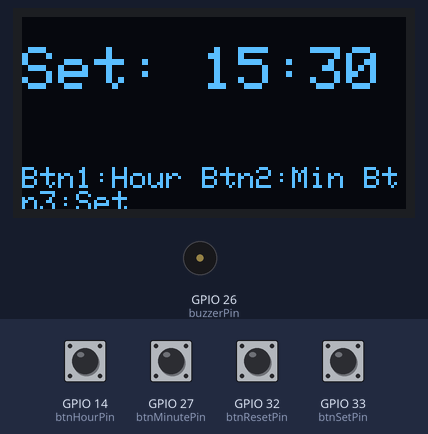
This sketch was run on a simulated ESP32. On the bench: 128×64 one-colour display, buzzer (waves = sounding, pin HIGH). Inputs (shaded band) come from the test bench; at power-on: GPIO 14 (btnHourPin), GPIO 27 (btnMinutePin), GPIO 32 (btnResetPin), GPIO 33 (btnSetPin) HIGH. The local clock reads 2024-03-15 10:24:30 at power-on unless the sketch sets it.

Above: at 2.9 s.
3.0 s: GPIO 33 (btnSetPin) pulled LOW for 0.15 s
At 4.3 s:
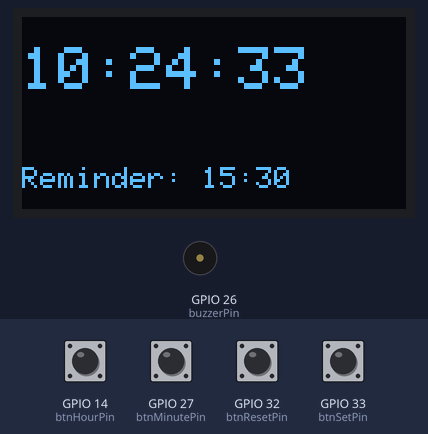
6.1 s: GPIO 32 (btnResetPin) pulled LOW for 1 s
At 7.4 s:
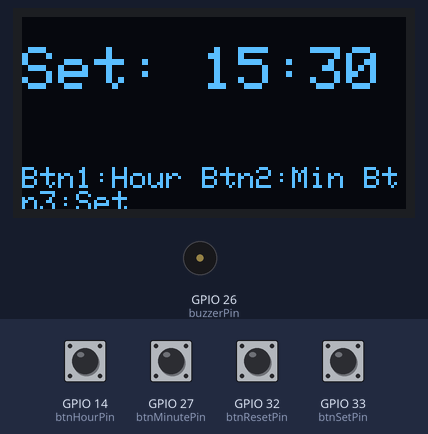
8.6 s: GPIO 14 (btnHourPin) pulled LOW for 1 s
At 11.1 s:
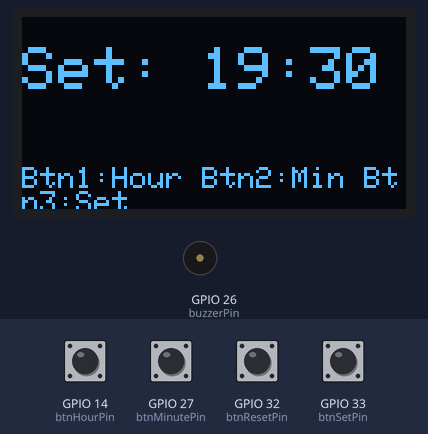
11.4 s: GPIO 27 (btnMinutePin) pulled LOW for 0.15 s
At 12.6 s:
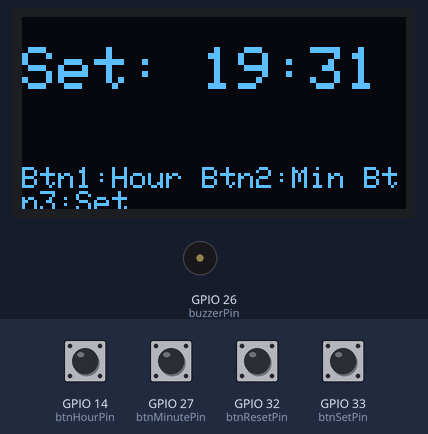
13.2 s: GPIO 14 (btnHourPin) pulled LOW for 0.15 s
At 14.7 s:
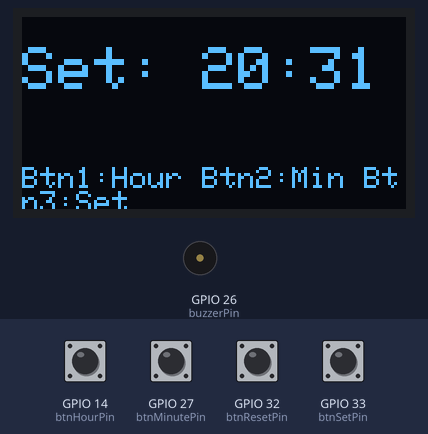
15.0 s: GPIO 27 (btnMinutePin) pulled LOW for 1 s
At 17.6 s:
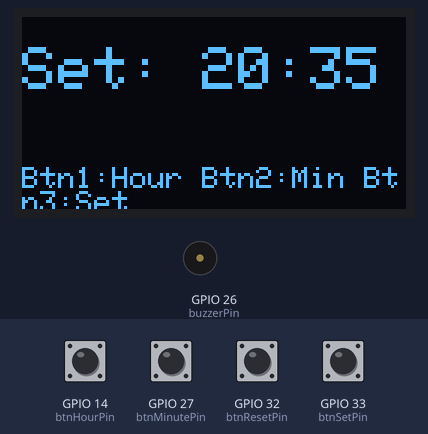
Timing chart, 0 to 18.5 s (numbered marks = the images above; inputs shaded):
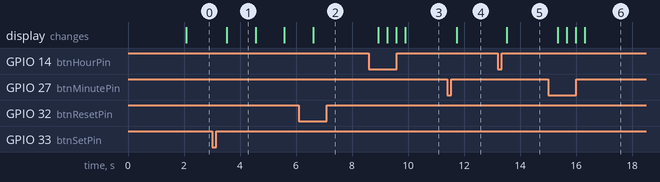

Measured:
- after the input at 3.0 s, the display: changes after 0.53 s (image 1)
- after the input at 6.1 s, the display: changes after 0.51 s (image 2)
- after the input at 8.6 s, the display: first changes after 0.33 s (image 3 shows a later state)
- after the input at 11.4 s, the display: changes after 0.35 s (image 4)
- after the input at 13.2 s, the display: changes after 0.33 s (image 5)
- after the input at 15.0 s, the display: first changes after 0.34 s (image 6 shows a later state)
- what the display in image 1 shows lasts 1.1 s, from 3.5 s to 4.6 s

The sketch:

Prefinalcode.ino
```cpp
#include <Wire.h>
#include <Adafruit_GFX.h>
#include <Adafruit_SSD1306.h>
#include "RTClib.h"

#define SCREEN_WIDTH 128
#define SCREEN_HEIGHT 64
#define OLED_RESET     -1
Adafruit_SSD1306 display(SCREEN_WIDTH, SCREEN_HEIGHT, &Wire, OLED_RESET);

RTC_DS3231 rtc;

// Pins
const int buzzerPin = 26;
const int btnHourPin = 14;
const int btnMinutePin = 27;
const int btnSetPin = 33;
const int btnResetPin = 32;

int reminderHour = 15;
int reminderMinute = 30;
bool reminderTriggered = false;

void setup() {
  Serial.begin(115200);
  Wire.begin();

  pinMode(btnHourPin, INPUT_PULLUP);
  pinMode(btnMinutePin, INPUT_PULLUP);
  pinMode(btnSetPin, INPUT_PULLUP);
  pinMode(btnResetPin, INPUT_PULLUP);
  pinMode(buzzerPin, OUTPUT);

  if (!rtc.begin()) {
    Serial.println("Couldn't find RTC");
    while (1);
  }

  if (rtc.lostPower()) {
    Serial.println("RTC lost power, setting time.");
    rtc.adjust(DateTime(F(__DATE__), F(__TIME__)));
  }

  if (!display.begin(SSD1306_SWITCHCAPVCC, 0x3C)) {
    Serial.println("SSD1306 allocation failed");
    while (1);
  }

  display.clearDisplay();
  display.setTextSize(1);
  display.setTextColor(SSD1306_WHITE);
  display.setCursor(0, 0);
  display.println("Medicine Reminder");
  display.display();
  delay(2000);

  enterTimeSetMode(); // initial set
}

void loop() {
  // Listen for either Set or Reset button to enter time set mode
  if (digitalRead(btnSetPin) == LOW || digitalRead(btnResetPin) == LOW) {
    enterTimeSetMode();
  }

  DateTime now = rtc.now();

  display.clearDisplay();
  display.setTextSize(2);
  display.setCursor(0, 10);
  display.printf("%02d:%02d:%02d", now.hour(), now.minute(), now.second());

  display.setTextSize(1);
  display.setCursor(0, 50);
  display.print("Reminder: ");
  display.printf("%02d:%02d", reminderHour, reminderMinute);
  display.display();

  if (now.hour() == reminderHour && now.minute() == reminderMinute && !reminderTriggered) {
    tone(buzzerPin, 1000);
    delay(10000);
    noTone(buzzerPin);
    reminderTriggered = true;
  }

  if (now.minute() != reminderMinute) {
    reminderTriggered = false;
  }

  delay(1000);
}

void enterTimeSetMode() {
  bool setting = true;
  while (setting) {
    display.clearDisplay();
    display.setTextSize(2);
    display.setCursor(0, 10);
    display.print("Set: ");
    display.printf("%02d:%02d", reminderHour, reminderMinute);
    display.setTextSize(1);
    display.setCursor(0, 50);
    display.print("Btn1:Hour Btn2:Min Btn3:Set");
    display.display();

    if (digitalRead(btnHourPin) == LOW) {
      reminderHour = (reminderHour + 1) % 24;
      delay(300);
    }

    if (digitalRead(btnMinutePin) == LOW) {
      reminderMinute = (reminderMinute + 1) % 60;
      delay(300);
    }

    if (digitalRead(btnSetPin) == LOW) {
      delay(500); // debounce
      setting = false;
    }
  }
}
```
